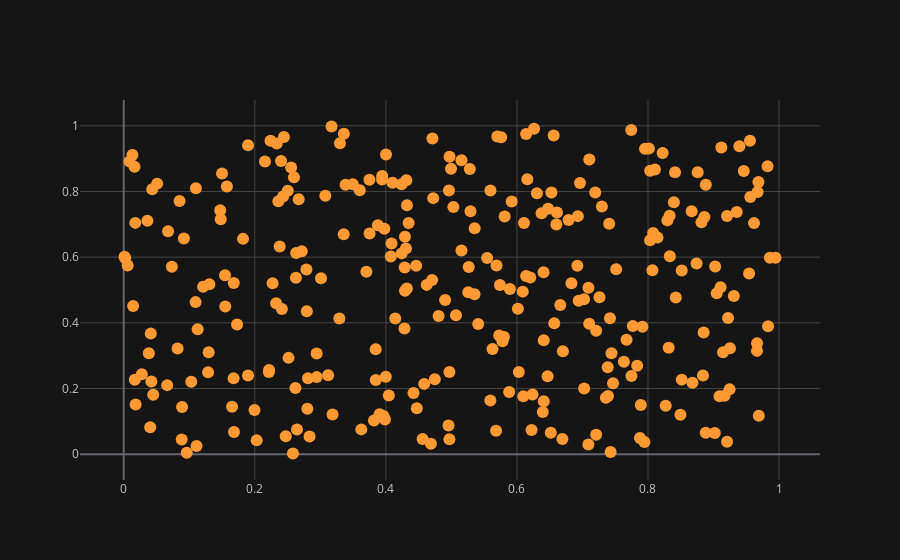

The cell this chart's notebook holds for it:
### Code cell
df.iplot(x='a',y='b',mode='markers')

### Figure 1 — Plotly figure (JSON) as saved in the notebook; plotly's stock layout.template omitted (floating-point values rounded to 4 significant figures; data arrays with more than 128 entries replaced by an {"elided": "..."} marker saying what was removed)
{"data": [{"line": {"color": "rgba(255, 153, 51, 1.0)", "dash": "solid", "shape": "linear", "width": 1.3}, "marker": {"size": 12, "symbol": "circle"}, "mode": "markers", "name": "b", "text": "", "type": "scatter", "x": {"elided": "300 float values"}, "y": {"elided": "300 float values"}}], "layout": {"legend": {"bgcolor": "#151516", "font": {"color": "#D9D9D9"}}, "paper_bgcolor": "#151516", "plot_bgcolor": "#151516", "title": {"font": {"color": "#D9D9D9"}}, "xaxis": {"gridcolor": "#434343", "showgrid": true, "tickfont": {"color": "#C2C2C2"}, "title": {"font": {"color": "#D9D9D9"}, "text": ""}, "zerolinecolor": "#666570"}, "yaxis": {"gridcolor": "#434343", "showgrid": true, "tickfont": {"color": "#C2C2C2"}, "title": {"font": {"color": "#D9D9D9"}, "text": ""}, "zerolinecolor": "#666570"}}}
